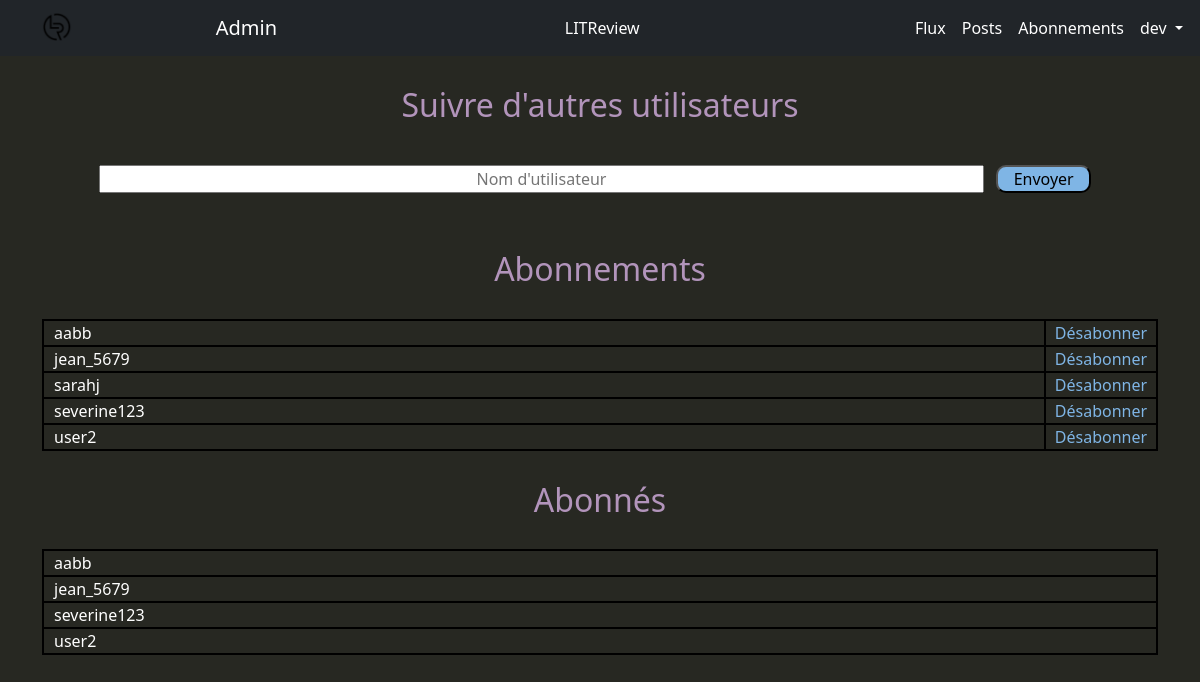
Before: /accounts/follow/ (signed in) with the older database file.
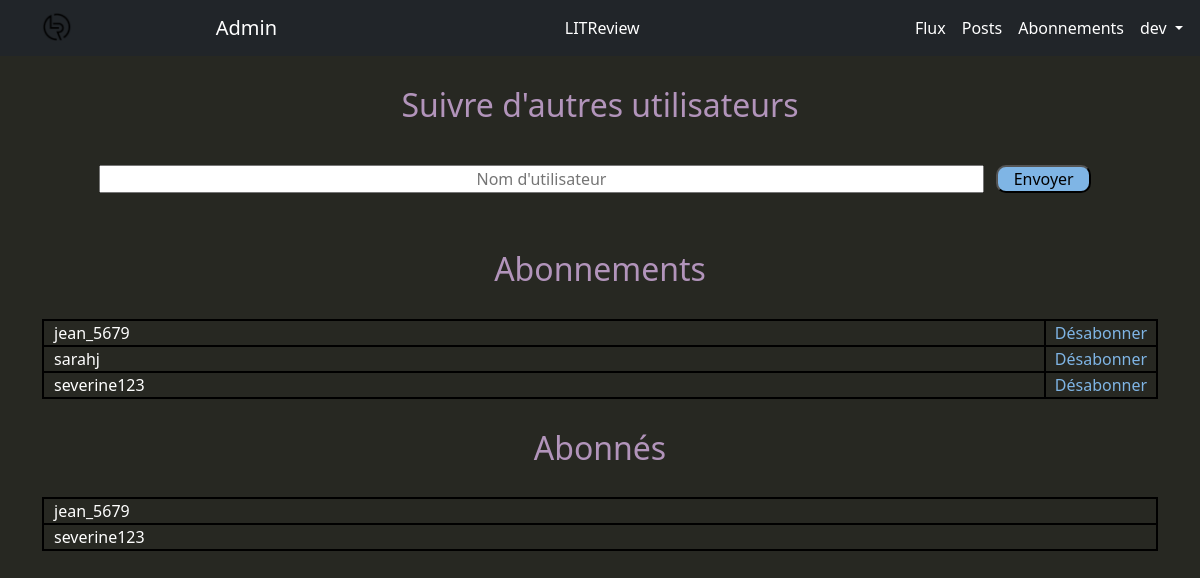
After: the same page with the newer database file.
### authentication/models.py (models this page shows, shortened)
class UserFollow(models.Model):
    user = models.ForeignKey(to=settings.AUTH_USER_MODEL,
                             on_delete=models.CASCADE,
                             related_name="following")
    followed_user = models.ForeignKey(to=settings.AUTH_USER_MODEL,
                                      on_delete=models.CASCADE,
                                      related_name="followed_by")
    class Meta:
        unique_together = ("user", "followed_user")

### authentication/views.py (the view, shortened to what this page needs)
# urls.py: path("follow/", follow_user, name="follow-user"),
@login_required
def follow_user(request):
    relations_user = UserFollow.objects\
        .filter(user=request.user).order_by("followed_user__username")
    following_users = UserFollow.objects\
        .filter(followed_user=request.user).order_by("user__username")
    form = FollowForm()
    message = ''
    return render(request, "authentication/follow_user.html",
                  context={"relations_user": relations_user,
                           "following_users": following_users,
                           "form": form,
                           "message": message})

### authentication/forms.py
class FollowForm(forms.Form):
    username = forms.CharField(max_length=63, label='Nom d’utilisateur')
    def __init__(self, *args, **kwargs):
        super().__init__(*args, **kwargs)
        fields_attribute(self.fields, "FollowForm")

### authentication/forms.py (called while the page is built)
def fields_attribute(fields, option="", placeholder=PLACEHOLDER_LIST):
    if option == "FollowForm":
        field_class = "size-search-field"
    else:
        field_class = "fields-margin"
    for idx, field in enumerate(fields):
        fields[field].widget.attrs.update(
            {"class": field_class,
             "placeholder": placeholder[idx]})

### authentication/templates/authentication/follow_user.html (shortened to what this page needs)
{% extends "base.html" %}
{% block content %}
  <h2>Suivre d'autres utilisateurs</h2>
  <div class="flexbox-center">
    <form class="size-search-container" method="POST">
      <table>
        <tr>
          <td class="size-search-field">
            {{ form.username }}{{ form.username.errors }}
          </td>
          <td>
            <input class="fields-margin generic-buttonn" type="submit" value="Envoyer">
          </td>
        </tr>
      </table>
    </form>
  </div>
  <h2>Abonnements</h2>
  <table class="follow-container">
    {% for relation_user in relations_user %}
      {% firstof relation_user.followed_user as follower_name %}
      <tr>
        <td class="follow-cell follow-name">{{ follower_name }}</td>
        <td class="follow-cell follow-button-container">
          <a class="follow-a-button"
          href="{% url 'follow-unsubscribe' relation_user.id follower_name %}">
              <button class="follow-buttonn">Désabonner</button>
          </a>
        </td>
      </tr>
    {% empty %}
      <p>Vous n'avez aucun abonnement.</p>
    {% endfor %}
  </table>
  <h2>Abonnés</h2>
  <table class="follow-container">
    {% for following_user in following_users %}
      <tr>
        <td class="follow-cell follow-name">{{ following_user.user }}</td>
      </tr>
    {% empty %}
      <p>Vous n'êtes pas suivis.</p>
    {% endfor %}
  </table>
{% endblock %}

Changed rows visible on the page:
removed UserFollow: follower_name "aabb", shown under "Abonnements"
removed UserFollow: follower_name "user2", shown under "Abonnements"
removed UserFollow: user "aabb", shown under "Abonnés"
removed UserFollow: user "user2", shown under "Abonnés"
